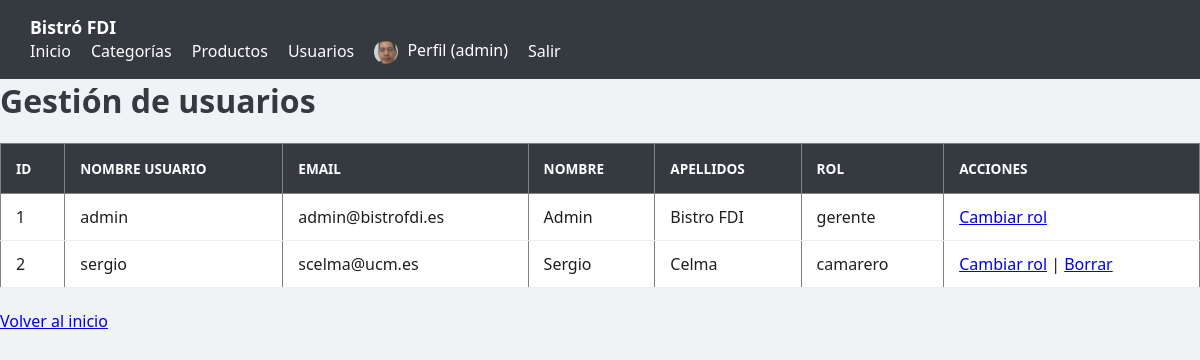
The app's page /gestionarUsuarios.php (signed in), older data.
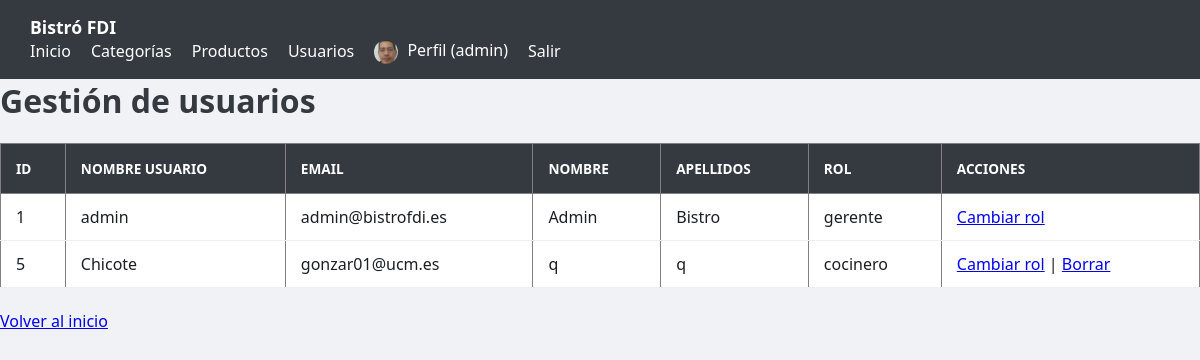
The same page, newer data.
### tables this page shows
CREATE TABLE `usuarios` (
  `id` int(11) NOT NULL,
  `nombre_usuario` varchar(50) NOT NULL,
  `email` varchar(100) NOT NULL,
  `nombre` varchar(50) NOT NULL,
  `apellidos` varchar(100) NOT NULL,
  `password_hash` varchar(255) NOT NULL,
  `rol` enum('cliente','camarero','cocinero','gerente') NOT NULL DEFAULT 'cliente',
  `avatar` varchar(255) DEFAULT 'img/avatares/default.jpg',
  `fecha_alta` datetime NOT NULL DEFAULT current_timestamp()
);

### includes/funcionesUsuarios.php (called while the page is built, shortened)
<?php
function obtenerUsuarioPorId(int $id): ?array {
    $conn = obtenerConexionBD();
    $sql = "SELECT * FROM usuarios WHERE id = ?";
    $stmt = $conn->prepare($sql);
    $stmt->bind_param("i", $id);
    $stmt->execute();
    $res = $stmt->get_result();
    $usuario = $res->fetch_assoc();
    return $usuario ?: null;
}
function listarUsuarios(): array {
    $conn = obtenerConexionBD();
    $sql = "SELECT id, nombre_usuario, email, nombre, apellidos, rol, avatar FROM usuarios ORDER BY id";
    $res = $conn->query($sql);
    $usuarios = [];
    while ($fila = $res->fetch_assoc()) {
        $usuarios[] = $fila;
    }
    return $usuarios;
}

### gestionarUsuarios.php (the view, shortened to what this page needs)
<?php
require_once __DIR__ . '/includes/funcionesUsuarios.php';
$usuarios = listarUsuarios();
?>
<!DOCTYPE html>
<html lang="es">
<head>
    <link rel="stylesheet" href="css/estilos.css">
</head>
<body>
<?php include __DIR__ . '/includes/nav.php'; ?>
<h1>Gestión de usuarios</h1>
<table border="1" cellpadding="6">
    <tr>
        <th>ID</th>
        <th>Nombre usuario</th>
        <th>Email</th>
        <th>Nombre</th>
        <th>Apellidos</th>
        <th>Rol</th>
        <th>Acciones</th>
    </tr>
    <?php foreach ($usuarios as $u): ?>
        <tr>
            <td><?php echo htmlspecialchars($u['id']); ?></td>
            <td><?php echo htmlspecialchars($u['nombre_usuario']); ?></td>
            <td><?php echo htmlspecialchars($u['email']); ?></td>
            <td><?php echo htmlspecialchars($u['nombre']); ?></td>
            <td><?php echo htmlspecialchars($u['apellidos']); ?></td>
            <td><?php echo htmlspecialchars($u['rol']); ?></td>
            <td>
                <a href="cambiarRol.php?id=<?php echo $u['id']; ?>">Cambiar rol</a>
                 <?php
                $idSesion = $_SESSION['id_usuario'] ?? 0;
                if ((int)$u['id'] !== (int)$idSesion): ?>
        |
                <a href="borrarUsuario.php?id=<?php echo $u['id']; ?>"
                onclick="return confirm('¿Seguro que quieres borrar este usuario?');">
                Borrar
                </a>
                <?php endif; ?>
            </td>
        </tr>
    <?php endforeach; ?>
</table>
<br>
<a href="index.php">Volver al inicio</a>
</body>
</html>

### includes/nav.php (shortened to what this page needs)
<?php
$base = "/bistroFDI/";
$estaLogueado = isset($_SESSION['id_usuario']);
$avatar = 'img/avatares/default.png';
if ($estaLogueado && function_exists('obtenerUsuarioPorId')) {
    $usuario = obtenerUsuarioPorId($_SESSION['id_usuario']);
    if ($usuario && !empty($usuario['avatar'])) {
        $avatar = $usuario['avatar'];
    }
}
$rutaFinalAvatar = (strpos($avatar, 'http') === 0) ? $avatar : $base . $avatar;
?>
<nav class="navegacion-principal">
    <div class="nav-contenedor">
        <a href="<?= $base ?>index.php" class="nav-logo">Bistró FDI</a>
        <ul class="nav-links">
            <li><a href="<?= $base ?>index.php">Inicio</a></li>
            <?php if (isset($_SESSION['rol']) && $_SESSION['rol'] === 'gerente'): ?>
                <li><a href="<?= $base ?>gestion_categorias.php">Categorías</a></li>
                <li><a href="<?= $base ?>gestion_productos.php">Productos</a></li>
                <li><a href="<?= $base ?>gestionarUsuarios.php">Usuarios</a></li>
            <?php endif; ?>
            <?php if ($estaLogueado): ?>
                <li>
                    <a href="<?= $base ?>perfil.php">
                        <img src="<?= htmlspecialchars($rutaFinalAvatar) ?>" alt="Avatar"
                             style="width: 24px; height: 24px; border-radius: 50%; vertical-align: middle; margin-right: 5px; object-fit: cover;">
                        Perfil (<?= htmlspecialchars($_SESSION['nombre_usuario'] ?? 'Usuario') ?>)
                    </a>
                </li>
                <li><a href="<?= $base ?>logout.php">Salir</a></li>
            <?php else: ?>
                <li><a href="<?= $base ?>login.php">Login</a></li>
                <li><a href="<?= $base ?>registro.php">Registrarse</a></li>
            <?php endif; ?>
        </ul>
    </div>
</nav>

Row changes from the older to the newer data that the page shows:
removed usuarios: id "2", nombre_usuario "sergio", email "scelma@ucm.es", nombre "Sergio", apellidos "Celma", rol "camarero"
changed usuarios "admin": apellidos "Bistro FDI" → "Bistro"
added usuarios: id "5", nombre_usuario "Chicote", email "gonzar01@ucm.es", nombre "q", apellidos "q", rol "cocinero"
